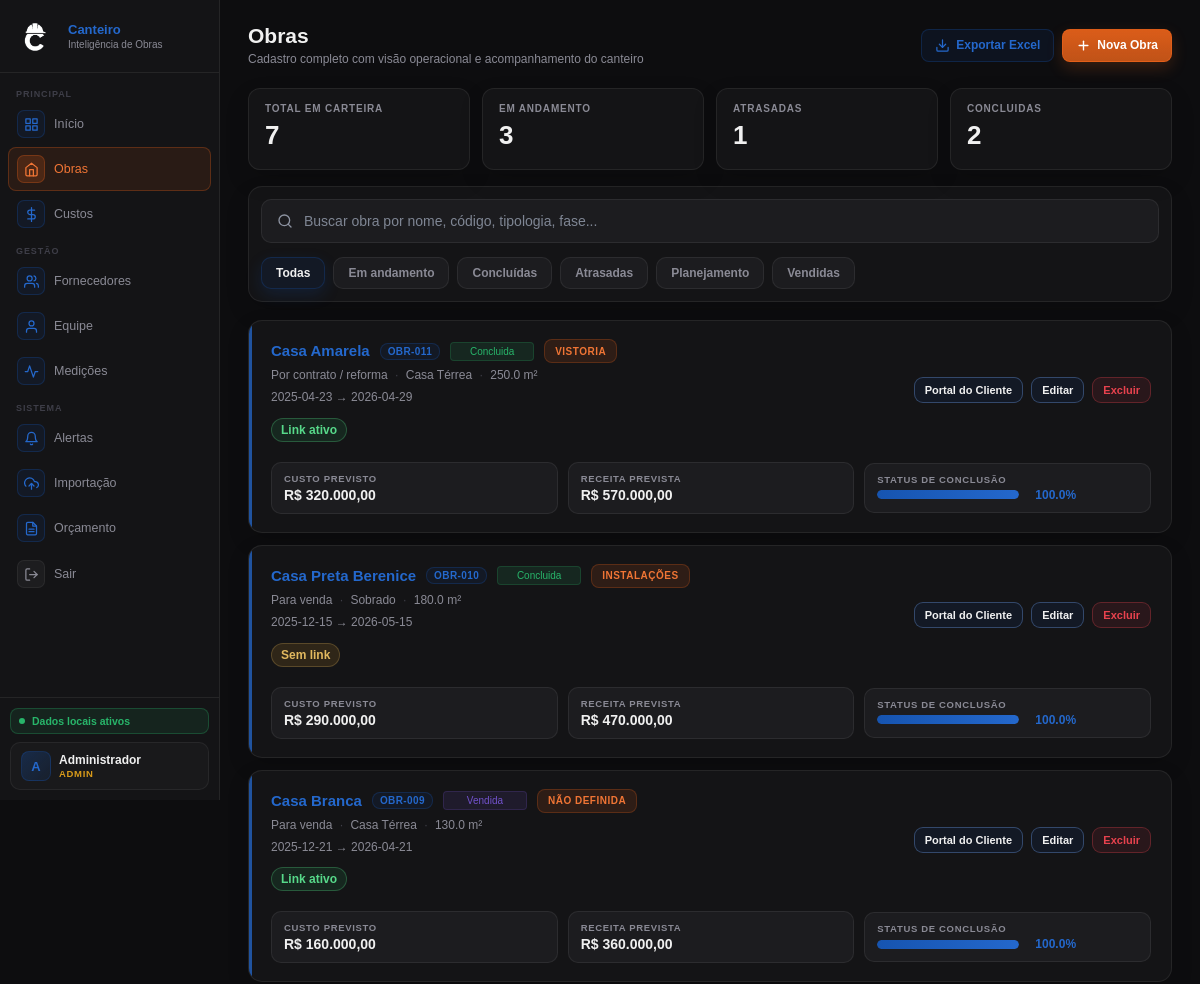
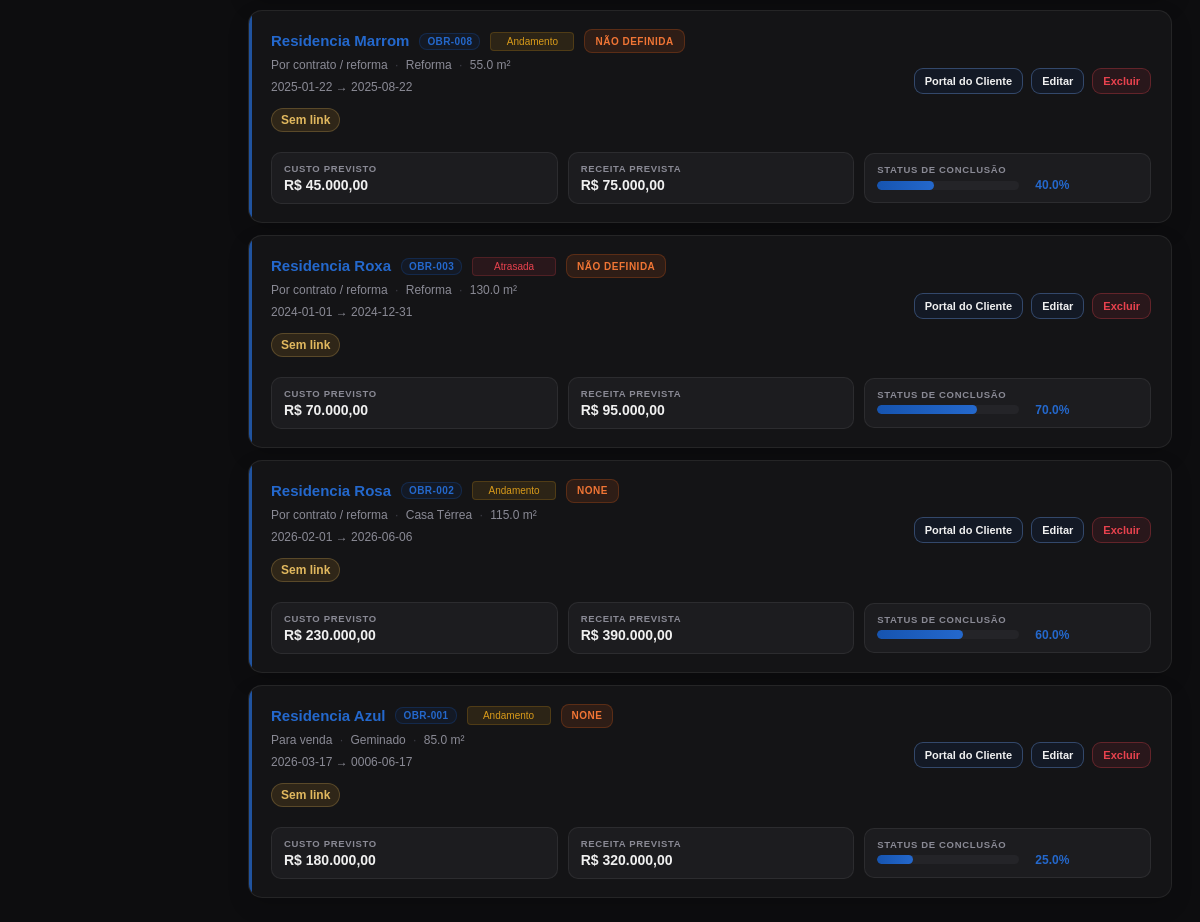
/obras (signed in), run on the app's committed database (2 pictures, top to bottom).
### tables this page shows
CREATE TABLE obras (
    id INTEGER PRIMARY KEY AUTOINCREMENT,
    codigo TEXT NOT NULL UNIQUE,
    nome TEXT NOT NULL,
    endereco TEXT,
    tipologia TEXT,
    area_m2 REAL,
    data_inicio TEXT,
    data_fim_prevista TEXT,
    orcamento REAL DEFAULT 0,
    receita_total REAL DEFAULT 0,
    progresso_percentual REAL DEFAULT 0,
    status TEXT NOT NULL DEFAULT 'planejamento',
    criado_em TIMESTAMP DEFAULT CURRENT_TIMESTAMP
, tipo_obra TEXT NOT NULL DEFAULT 'contrato', token_publico TEXT, fase_obra TEXT, observacao_responsavel TEXT, foto_capa TEXT);

### routes/obras_routes.py (the view)
@obras_bp.route("/obras")
def obras():
    if not usuario_logado() or not eh_leitura():
        return redirect(url_for("auth_bp.login"))
    filtros = obter_filtros_obras()
    lista_obras = buscar_obras_filtradas(busca=filtros["busca"], status=filtros["status"])
    proximo_codigo = gerar_codigo_obra()
    return render_template(
        "obras.html",
        obras=lista_obras,
        proximo_codigo=proximo_codigo,
        filtro_busca=filtros["busca"],
        filtro_status=filtros["status"]
    )

### app.py (called while the page is built)
@app.context_processor
def inject_helpers():
    return dict(
        formatar_moeda=formatar_moeda,
        calcular_media_fornecedor=calcular_media_fornecedor,
        formatar_tipo_obra=formatar_tipo_obra,
        eh_admin=eh_admin,
        eh_gestor=eh_gestor,
        eh_leitura=eh_leitura,
        usuario_perfil=usuario_perfil,
    )

### auth.py (called while the page is built)
def usuario_logado():
    return "usuario_id" in session

def usuario_perfil():
    return session.get("usuario_perfil", "")

def eh_admin():
    return usuario_perfil() == "admin"

def eh_gestor():
    return usuario_perfil() in ["admin", "gestor"]

def eh_leitura():
    return usuario_perfil() in ["admin", "gestor", "leitura"]

### database.py (called while the page is built)
def get_connection():
    conn = sqlite3.connect(DB_PATH)
    conn.row_factory = sqlite3.Row
    return conn

def query_all(sql, params=()):
    conn = get_connection()
    cursor = conn.execute(sql, params)
    rows = cursor.fetchall()
    conn.close()
    return rows

### routes/obras_routes.py (called while the page is built, shortened)
def gerar_codigo_obra():
    obras = query_all("SELECT codigo FROM obras WHERE codigo IS NOT NULL AND codigo != ''")
    maior_numero = 0
    padrao = re.compile(r"^OBR-(\d+)$", re.IGNORECASE)
    for obra in obras:
        codigo = (obra["codigo"] or "").strip()
        match = padrao.match(codigo)
        if match:
            numero = int(match.group(1))
            if numero > maior_numero:
                maior_numero = numero
    return f"OBR-{maior_numero + 1:03d}"

def obter_filtros_obras():
    return {
        "busca": request.args.get("busca", "").strip(),
        "status": request.args.get("status", "").strip().lower(),
    }

def buscar_obras_filtradas(busca="", status=""):
    lista_obras = query_all("SELECT * FROM obras ORDER BY id DESC")
    if status and status != "todas":
        lista_obras = [
            o for o in lista_obras
            if (o["status"] or "").lower() == status
        ]
    return lista_obras

### utils.py (called while the page is built)
def formatar_moeda(valor):
    if valor is None:
        valor = 0
    return f"R$ {valor:,.2f}".replace(",", "X").replace(".", ",").replace("X", ".")

def formatar_tipo_obra(tipo_obra):
    if (tipo_obra or "contrato") == "venda":
        return "Para venda"
    return "Por contrato / reforma"

### templates/obras.html (shortened to what this page needs)
{% extends "base.html" %}
{% block content %}
<div class="hdr">
    <div>
        <h1>Obras</h1>
        <p>Cadastro completo com visão operacional e acompanhamento do canteiro</p>
    </div>
    <div class="hdr-right">
        <a id="linkExportarObras"
            href="{{ url_for('obras_bp.obras_exportar', busca=filtro_busca, status=filtro_status) }}"
            class="btn btn-success">
            <svg width="15" height="15" viewBox="0 0 24 24" fill="none" stroke="currentColor" stroke-width="2"
                stroke-linecap="round" stroke-linejoin="round">
                <path d="M21 15v4a2 2 0 0 1-2 2H5a2 2 0 0 1-2-2v-4" />
                <polyline points="7 10 12 15 17 10" />
                <line x1="12" y1="15" x2="12" y2="3" />
            </svg>
            Exportar Excel
        </a>
        {% if eh_gestor() %}
        <button class="btn btn-primary" onclick="abrirModalObra()">
            <svg width="15" height="15" viewBox="0 0 24 24" fill="none" stroke="currentColor" stroke-width="2.2"
                stroke-linecap="round" stroke-linejoin="round">
                <line x1="12" y1="5" x2="12" y2="19" />
                <line x1="5" y1="12" x2="19" y2="12" />
            </svg>
            Nova Obra
        </button>
        {% endif %}
    </div>
</div>
<div class="obras-summary-strip">
    <div class="obras-summary-card">
        <span>Total em carteira</span>
        <strong>{{ obras|length }}</strong>
    </div>
    <div class="obras-summary-card">
        <span>Em andamento</span>
        <strong>{{ obras|selectattr('status', 'equalto', 'andamento')|list|length }}</strong>
    </div>
    <div class="obras-summary-card">
        <span>Atrasadas</span>
        <strong>{{ obras|selectattr('status', 'equalto', 'atrasada')|list|length }}</strong>
    </div>
    <div class="obras-summary-card">
        <span>Concluidas</span>
        <strong>{{ obras|selectattr('status', 'equalto', 'concluida')|list|length }}</strong>
    </div>
</div>
<div class="obras-toolbar obras-toolbar--saas">
    <div class="obras-search-wrap">
        <span class="obras-search-icon obras-search-icon--svg">
        </span>
        <input type="text" id="obraSearch" class="obras-search-input"
            placeholder="Buscar obra por nome, código, tipologia, fase..." value="{{ filtro_busca or '' }}">
    </div>
    <div class="obras-status-chips" id="obrasStatusChips">
        <button type="button" class="obra-chip {% if not filtro_status or filtro_status == 'todas' %}active{% endif %}"
            data-status="todas">Todas</button>
        <button type="button" class="obra-chip {% if filtro_status == 'andamento' %}active{% endif %}"
            data-status="andamento">Em andamento</button>
        <button type="button" class="obra-chip {% if filtro_status == 'concluida' %}active{% endif %}"
            data-status="concluida">Concluídas</button>
        <button type="button" class="obra-chip {% if filtro_status == 'atrasada' %}active{% endif %}"
            data-status="atrasada">Atrasadas</button>
        <button type="button" class="obra-chip {% if filtro_status == 'planejamento' %}active{% endif %}"
            data-status="planejamento">Planejamento</button>
        <button type="button" class="obra-chip {% if filtro_status == 'vendida' %}active{% endif %}"
            data-status="vendida">Vendidas</button>
    </div>
</div>
<div class="obras-cards" id="obrasCards">
    {% for obra in obras %}
    {% set fase_atual = obra.fase_obra if obra.fase_obra is defined and obra.fase_obra else 'Não definida' %}
    {% set observacao_canteiro = obra.observacao_responsavel if obra.observacao_responsavel is defined and
    obra.observacao_responsavel else '' %}
    {% set portal_ativo = obra.token_publico if obra.token_publico is defined and obra.token_publico else '' %}
    <div class="obra-card" data-status="{{ obra.status or '' }}"
        data-search="{{ (obra.codigo or '')|lower }} {{ (obra.nome or '')|lower }} {{ (obra.tipologia or '')|lower }} {{ (obra.endereco or '')|lower }} {{ (obra.tipo_obra or '')|lower }} {{ (fase_atual or '')|lower }} {{ (observacao_canteiro or '')|lower }}">
        <div class="obra-card-main">
            <div class="obra-card-identity">
                <div class="obra-card-title-row">
                    <a href="{{ url_for('obras_bp.obra_detalhes', codigo=obra.codigo) }}" class="obra-card-nome">
                        {{ obra.nome }}
                    </a>
                    <span class="obra-card-codigo">{{ obra.codigo }}</span>
                    <span class="badge {{ obra.status }}">{{ obra.status }}</span>
                    <span class="obra-fase-pill">{{ fase_atual }}</span>
                </div>
                <div class="obra-card-subtitle">
                    <span>{{ formatar_tipo_obra(obra.tipo_obra) }}</span>
                    {% if obra.tipologia %}<span class="obra-card-dot">·</span><span>{{ obra.tipologia }}</span>{% endif
                    %}
                    {% if obra.area_m2 %}<span class="obra-card-dot">·</span><span>{{ obra.area_m2 }} m²</span>{% endif
                    %}
                </div>
                <div class="obra-card-timeline">
                    {{ obra.data_inicio or "Início livre" }} → {{ obra.data_fim_prevista or "Fim livre" }}
                </div>
                <div class="obra-card-canteiro-meta">
                    <strong
                        class="obra-portal-status {% if portal_ativo %}obra-portal-status--active{% else %}obra-portal-status--empty{% endif %}">
                        {% if portal_ativo %}Link ativo{% else %}Sem link{% endif %}
                    </strong>
                </div>
            </div>
            <div class="obra-card-kpis">
                <div class="obra-kv">
                    <div class="obra-kv-label">Custo previsto</div>
                    <div class="obra-kv-value">{{ formatar_moeda(obra.orcamento) }}</div>
                </div>
                <div class="obra-kv">
                    <div class="obra-kv-label">Receita prevista</div>
                    <div class="obra-kv-value">{{ formatar_moeda(obra.receita_total) }}</div>
                </div>
                <div class="obra-kv obra-kv--progress">
                    <div class="obra-kv-label">Status de conclusão</div>
                    <div class="obra-kv-progress-row">
                        <div class="progress-bar-bg obra-progress-wide">
                            <div class="progress-bar-fill progress-dinamica"
                                data-width="{{ obra.progresso_percentual or 0 }}"></div>
                        </div>
                        <span class="obra-kv-pct">{{ obra.progresso_percentual or 0 }}%</span>
                    </div>
                </div>
            </div>
            <div class="obra-card-actions">
                <a href="{{ url_for('obras_bp.obra_detalhe', codigo=obra.codigo) }}" class="btn btn-small btn-ghost">
                    Portal do Cliente
                </a>
                {% if eh_gestor() %}
                <button class="btn btn-small" type="button"
                    onclick="abrirModalEditarObra('{{ obra.id }}')">Editar</button>
                {% endif %}
                {% if eh_admin() %}
                <form method="POST" action="{{ url_for('obras_bp.excluir_obra', obra_id=obra.id) }}"
                    onsubmit="return confirm('Deseja realmente excluir esta obra?');" style="margin:0;">
                    <button type="submit" class="btn btn-small btn-danger">Excluir</button>
                </form>
                {% endif %}
            </div>
        </div>
    </div>
    {% else %}
    <div class="obras-empty-state">Nenhuma obra cadastrada ainda.</div>
    {% endfor %}
</div>
{% endblock %}

### data on the page
obras: nome "Casa Amarela", codigo "OBR-011", status "Concluida", fase_obra "VISTORIA", tipo_obra "Por contrato / reforma", tipologia "Casa Térrea", area_m2 "250.0", data_inicio "2025-04-23", data_fim_prevista "2026-04-29", token_publico "Link ativo", orcamento "R$ 320.000,00", receita_total "R$ 570.000,00", progresso_percentual "100.0"
obras: nome "Casa Preta Berenice", codigo "OBR-010", status "Concluida", fase_obra "INSTALAÇÕES", tipo_obra "Para venda", tipologia "Sobrado", area_m2 "180.0", data_inicio "2025-12-15", data_fim_prevista "2026-05-15", shows "Sem link", orcamento "R$ 290.000,00", receita_total "R$ 470.000,00", progresso_percentual "100.0"
obras: nome "Casa Branca", codigo "OBR-009", status "Vendida", fase_atual "NÃO DEFINIDA", tipo_obra "Para venda", tipologia "Casa Térrea", area_m2 "130.0", data_inicio "2025-12-21", data_fim_prevista "2026-04-21", token_publico "Link ativo", orcamento "R$ 160.000,00", receita_total "R$ 360.000,00", progresso_percentual "100.0"
obras: nome "Residencia Marrom", codigo "OBR-008", status "Andamento", fase_atual "NÃO DEFINIDA", tipo_obra "Por contrato / reforma", tipologia "Reforma", area_m2 "55.0", data_inicio "2025-01-22", data_fim_prevista "2025-08-22", shows "Sem link", orcamento "R$ 45.000,00", receita_total "R$ 75.000,00", progresso_percentual "40.0"
obras: nome "Residencia Roxa", codigo "OBR-003", status "Atrasada", fase_atual "NÃO DEFINIDA", tipo_obra "Por contrato / reforma", tipologia "Reforma", area_m2 "130.0", data_inicio "2024-01-01", data_fim_prevista "2024-12-31", shows "Sem link", orcamento "R$ 70.000,00", receita_total "R$ 95.000,00", progresso_percentual "70.0"
obras: nome "Residencia Rosa", codigo "OBR-002", status "Andamento", fase_obra "NONE", tipo_obra "Por contrato / reforma", tipologia "Casa Térrea", area_m2 "115.0", data_inicio "2026-02-01", data_fim_prevista "2026-06-06", shows "Sem link", orcamento "R$ 230.000,00", receita_total "R$ 390.000,00", progresso_percentual "60.0"
obras: nome "Residencia Azul", codigo "OBR-001", status "Andamento", fase_obra "NONE", tipo_obra "Para venda", tipologia "Geminado", area_m2 "85.0", data_inicio "2026-03-17", data_fim_prevista "0006-06-17", shows "Sem link", orcamento "R$ 180.000,00", receita_total "R$ 320.000,00", progresso_percentual "25.0"

### other printed values
{{ session.get('usuario_nome', 'U')[0] | upper }} "A"
{{ session.get('usuario_nome', 'Usuário') }} "Administrador"
{{ usuario_perfil() or 'sem perfil' }} "ADMIN"
{{ obras|length }} "7"
{{ obras|selectattr('status', 'equalto', 'andamento')|list|length }} "3"
{{ obras|selectattr('status', 'equalto', 'atrasada')|list|length }} "1"
{{ obras|selectattr('status', 'equalto', 'concluida')|list|length }} "2"
